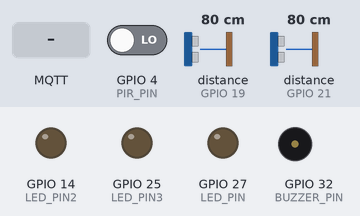
A sketch run on a simulated ESP32. Parts: output pins drawn as LEDs (lit = HIGH), buzzer (waves = sounding, pin HIGH). Wiring (inferred from the names in the program): 2 × ultrasonic range finder: trigger GPIO 22, echo GPIO 21 / trigger GPIO 23, echo GPIO 19; IR receiver: data GPIO 33. Inputs (shaded band) come from the test bench; at power-on: GPIO 4 (PIR_PIN) LOW, distance to the obstacle (sensors on GPIO 19, GPIO 21) 80 cm. The echo pulse lasts 58.3 µs per cm; WiFi joins after 1.5 s; servers stay silent unless stated; no MQTT or app messages arrive unless stated; pins used as bus, display or sensor lines are not drawn; what the sketch prints to the serial monitor is not drawn.

Above: at 2.7 s.
2.8 s: MQTT message "On" arrives on the first subscribed topic
At 3.7 s:
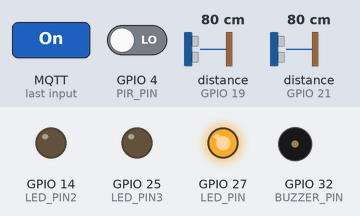
4.3 s: MQTT message "On" arrives on the second subscribed topic
At 4.7 s:
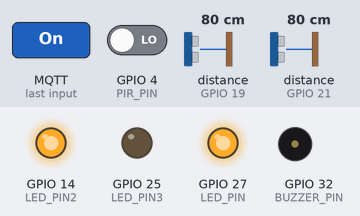
5.8 s: MQTT message "Off" arrives on the first subscribed topic
At 7.0 s:
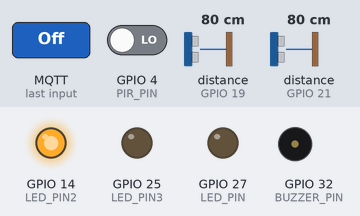
7.3 s: MQTT message "On" arrives on the third subscribed topic
At 8.2 s:
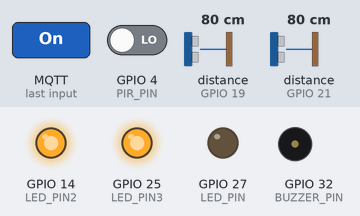
8.8 s: MQTT message "Off" arrives on the second subscribed topic
At 9.5 s:
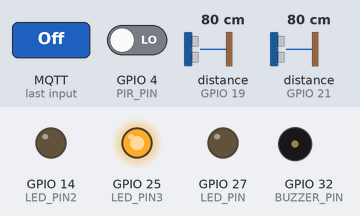
10.3 s: MQTT message "Off" arrives on the third subscribed topic
At 11.7 s:
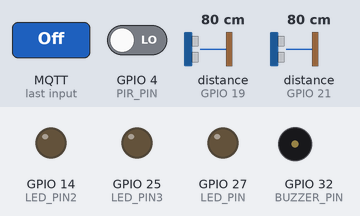
Timing chart, 0 to 12.8 s (numbered marks = the images above; inputs shaded):
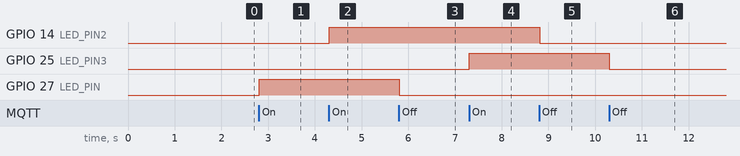

The sketch:

Esp32MQTT.ino
```cpp
/*This ESP32 IoT code demonstrates the integration of multiple sensors and WiFi/MQTT communication for IoT applications.
It establishes WiFi connectivity, connects to an MQTT broker, and handles both sensor data acquisition and remote actuator control.
The code includes functionalities for reading ultrasonic, infrared, and motion sensors, and controlling LEDs and a buzzer based on MQTT messages.
It's designed for real-time interaction with an MQTT server \, facilitating remote monitoring and control
in applications such as smart homes, security systems, or environmental monitoring.
*/

#include <WiFi.h>
#include <PubSubClient.h>

const char* ssid =""; //Insert your ssid
const char* password =""; //Insert your password
const char* mqtt_server = ""; //Insert your mqtt server name
const int mqtt_port = 1883;

unsigned long lastSensorReadTime = 0;
const long sensorReadInterval = 3000;  // 3 second

String name = "ESP32Client_";
String distance1;
String distance2;
unsigned long previousMillis = 0;
const long interval = 1000;

WiFiClient espClient;
PubSubClient client(espClient);

// Pin Definitions
#define ULTRASONIC_TRIG1 23
#define ULTRASONIC_ECHO1 19
#define ULTRASONIC_TRIG2 22
#define ULTRASONIC_ECHO2 21
#define PIR_PIN 4   //27
#define LED_PIN 27  //14
#define LED_PIN2 14
#define BUZZER_PIN 32
#define IR_PIN 33
#define LED_PIN3 25


void setup() {
  Serial.begin(115200);                      // Start serial communication at 115200 baud
  setup_wifi();                              // Connect to WiFi
  client.setServer(mqtt_server, mqtt_port);  // Set the MQTT server and port
  client.setCallback(callback);              // Set the MQTT callback
  pinMode(LED_PIN, OUTPUT);
  pinMode(LED_PIN2, OUTPUT);
  pinMode(LED_PIN3, OUTPUT);
  pinMode(BUZZER_PIN, OUTPUT);
  pinMode(ULTRASONIC_TRIG1, OUTPUT);
  pinMode(ULTRASONIC_ECHO1, INPUT);
  pinMode(ULTRASONIC_TRIG2, OUTPUT);
  pinMode(ULTRASONIC_ECHO2, INPUT);
  pinMode(IR_PIN, INPUT);
  pinMode(PIR_PIN, INPUT);
}


void setup_wifi() {
  WiFi.begin(ssid, password);              // Start WiFi connection
  while (WiFi.status() != WL_CONNECTED) {  // Wait until connected
    delay(500);
    Serial.print(".");
  }
  Serial.println("WiFi connected");  // Print confirmation once connected
}

int readUltrasonicDistance(int triggerPin, int echoPin)
   //  function used to calculate the distance for the ultrasonic sensors
{
  // Clear the triggerPin condition
  digitalWrite(triggerPin, LOW);
  delayMicroseconds(2);

  // Sets the triggerPin HIGH (active) for 10 microseconds
  digitalWrite(triggerPin, HIGH);
  delayMicroseconds(10);
  digitalWrite(triggerPin, LOW);

  // Measures the time for the echoPin to receive a pulse
  long duration = pulseIn(echoPin, HIGH);

  // Calculate the distance
  int distance = duration * 0.034 / 2;  // Speed of sound wave divided by 2 (go and back)
  return distance;
}


void loop() {

  unsigned long currentMillis = millis();

  if (!client.connected()) {
    reconnect();
  }
  client.loop();
  // Uses the ultrasonic function for each sensor and converts the values into strings
  distance1 = String(readUltrasonicDistance(ULTRASONIC_TRIG1, ULTRASONIC_ECHO1));
  distance2 = String(readUltrasonicDistance(ULTRASONIC_TRIG2, ULTRASONIC_ECHO2));

  if (currentMillis - lastSensorReadTime >= sensorReadInterval) {
  lastSensorReadTime = currentMillis;
  // compare current time with last sensor read time

  // Motion sensor getting published
    bool motionDetected = digitalRead(PIR_PIN);
  if (motionDetected == 1) {

    client.publish("sensor/motion", "Detected");
  } else {
    client.publish("sensor/motion", "Not Detected");
  }

  // Ultrasonic sensor 1 & 2 getting published
  client.publish("sensor/ultrasonic1", distance1.c_str());
  client.publish("sensor/ultrasonic2", distance2.c_str());

  // Infrared sensor getting published
  bool infraredDetected = digitalRead(IR_PIN);
  if (infraredDetected == 0) {
    client.publish("sensor/infrared", "Detected");

  } else {
    client.publish("sensor/infrared", "Not Detected");

  }


} }

void callback(char* topic, byte* payload, unsigned int length) {

  String message;
  for (unsigned int i = 0; i < length; i++) {
    message += (char)payload[i];

  // callback function is used to handle the message comming
  // from the Raspberry Pi and executing them with the use of an ESP32.

  }  // Handle led control messages
  if (String(topic) == "control/led") {
    if (message == "On") {
      digitalWrite(LED_PIN, HIGH);
    } else if (message == "Off") {
      digitalWrite(LED_PIN, LOW);
    }
   }  // Handle led2 control messages
  if (String(topic) == "control/led2") {
    if (message == "On") {
      digitalWrite(LED_PIN2, HIGH);
    } else if (message == "Off") {
      digitalWrite(LED_PIN2, LOW);
    }
  }  // Handle led3 control messages
  if (String(topic) == "control/led3") {
    if (message == "On") {
      digitalWrite(LED_PIN3, HIGH);
    } else if (message == "Off") {
      digitalWrite(LED_PIN3, LOW);
    }
  }
  // Handle Buzzer control messages
  if (String(topic) == "control/buzzer") {
    if (message == "On") {
      digitalWrite(BUZZER_PIN, HIGH);
    } else if (message == "Off") {
      digitalWrite(BUZZER_PIN, LOW);
    }
  }
}

void reconnect() {

// function used to signal if the MQTT broker is connected.
  while (!client.connected()) {
    Serial.println("Attempting MQTT connection...");
    if (client.connect(name.c_str())) {
      Serial.println("Connected to MQTT broker");
      client.subscribe("control/led");
      client.subscribe("control/led2");
      client.subscribe("control/led3");
      client.subscribe("control/buzzer");
    } else {
      Serial.print("Failed to connect to MQTT broker, rc=");
      Serial.print(client.state());
      Serial.println("Try again in 5 seconds");
      delay(5000);
    }
  }
}
```

Measured:
- after the input at 2.8 s, GPIO 27 (LED_PIN): LOW → HIGH at once
- after the input at 4.3 s, GPIO 14 (LED_PIN2): LOW → HIGH at once
- after the input at 5.8 s, GPIO 27 (LED_PIN): HIGH → LOW at once
- after the input at 7.3 s, GPIO 25 (LED_PIN3): LOW → HIGH at once
- after the input at 8.8 s, GPIO 14 (LED_PIN2): HIGH → LOW at once
- after the input at 10.3 s, GPIO 25 (LED_PIN3): HIGH → LOW at once
